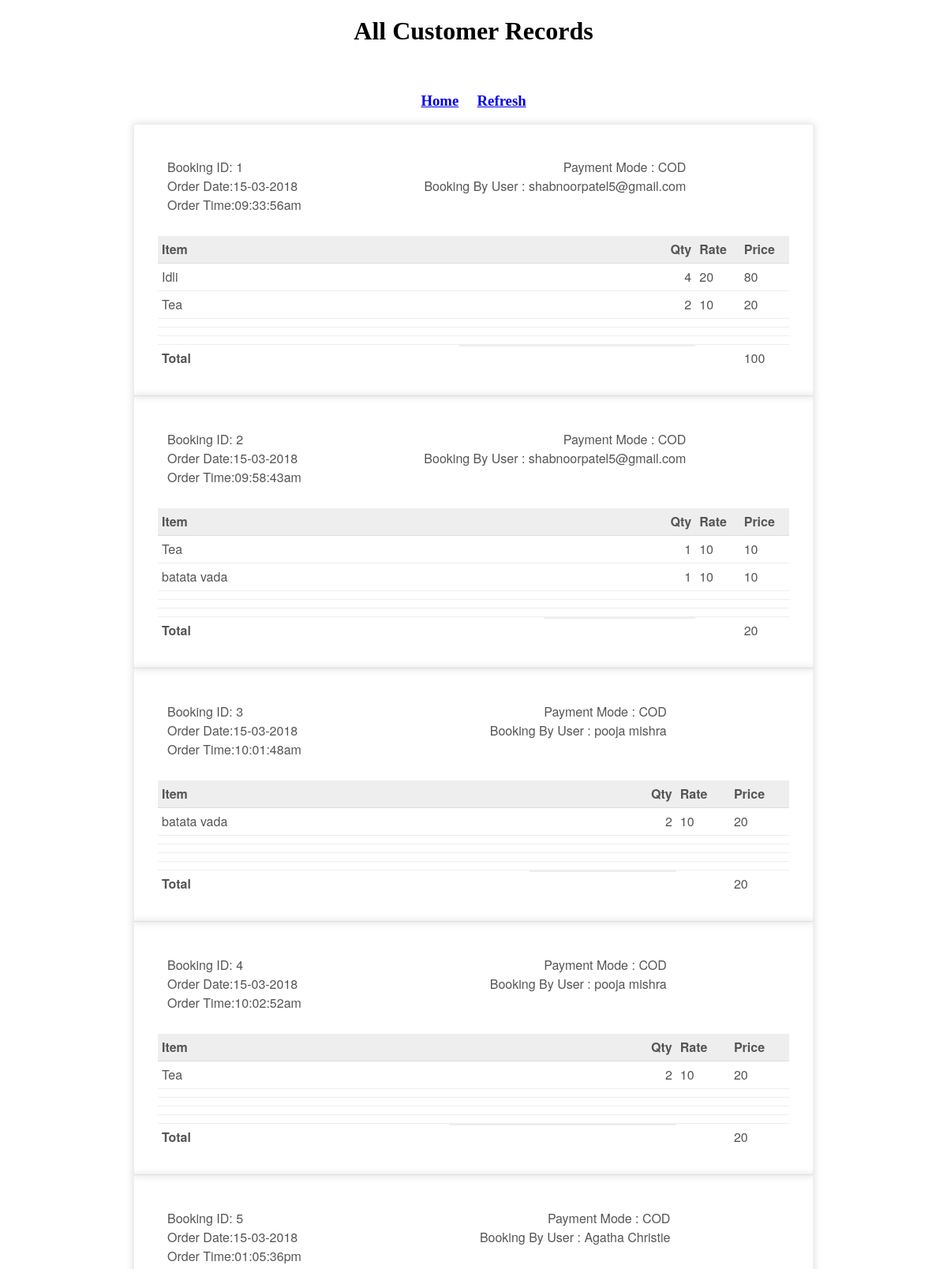
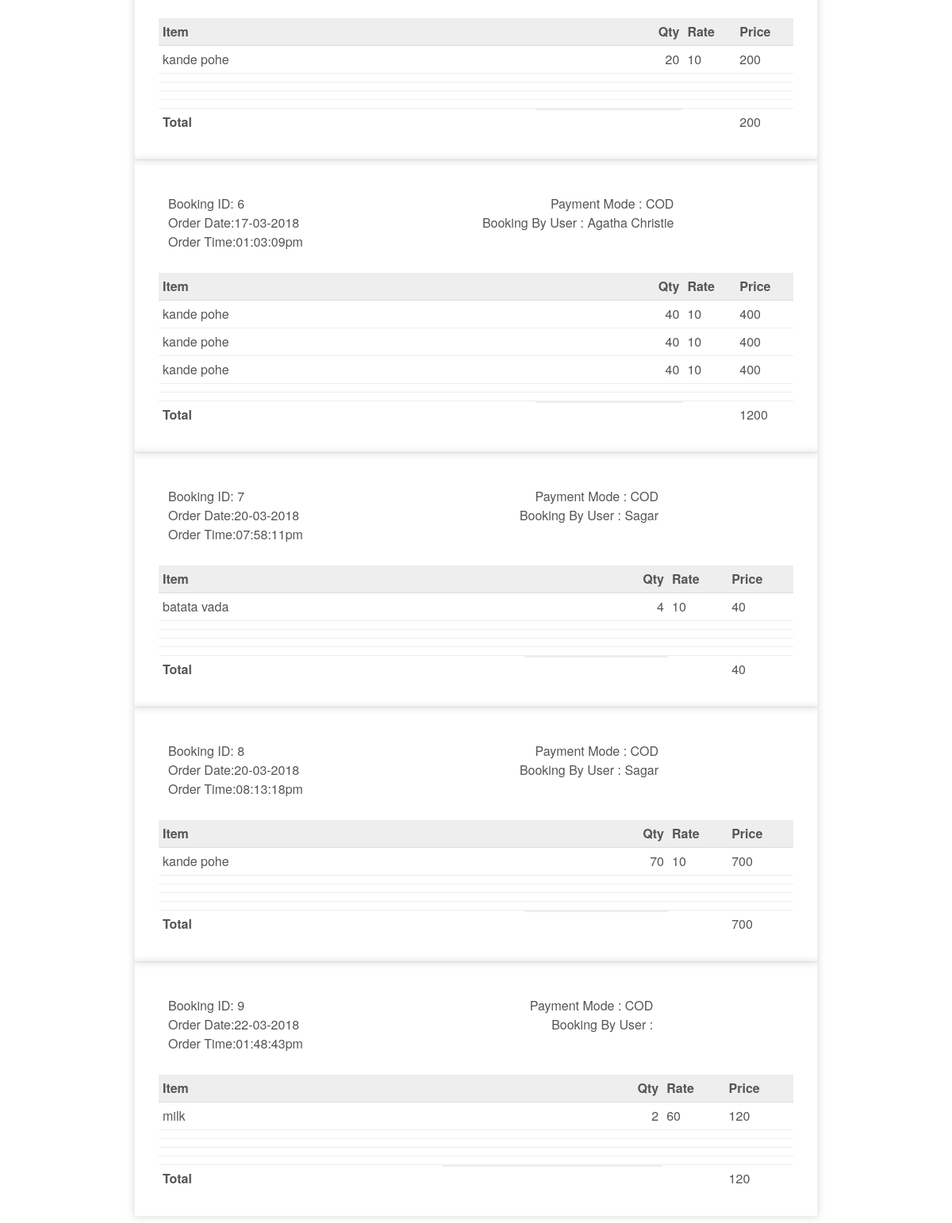
The page /reports.php (signed in) on the database its author committed (2 pictures, top to bottom).
### tables this page shows
CREATE TABLE IF NOT EXISTS `booking` (
  `status` varchar(100) NOT NULL DEFAULT 'order placed',
  `fn1` varchar(100) NOT NULL,
  `fn2` varchar(100) NOT NULL,
  `fn3` varchar(100) NOT NULL,
  `fn4` varchar(100) NOT NULL,
  `fn5` varchar(100) NOT NULL,
  `qt1` varchar(100) NOT NULL,
  `qt2` varchar(100) NOT NULL,
  `qt3` varchar(100) NOT NULL,
  `qt4` varchar(100) NOT NULL,
  `qt5` varchar(100) NOT NULL,
  `am1` varchar(100) NOT NULL,
  `am2` varchar(100) NOT NULL,
  `am3` varchar(100) NOT NULL,
  `am4` varchar(100) NOT NULL,
  `am5` varchar(100) NOT NULL,
  `rt1` varchar(100) NOT NULL,
  `rt2` varchar(100) NOT NULL,
  `rt3` varchar(100) NOT NULL,
  `rt4` varchar(100) NOT NULL,
  `rt5` varchar(100) NOT NULL,
  `total` varchar(100) NOT NULL,
  `pay` varchar(100) NOT NULL,
  `uid` varchar(100) NOT NULL,
  `date` varchar(100) NOT NULL,
  `time` varchar(100) NOT NULL,
  `bid` int(100) NOT NULL AUTO_INCREMENT,
  PRIMARY KEY (`bid`),
  KEY `uid` (`uid`)
);

### reports.php (the view, shortened to what this page needs)
<?php
if (isset($_SESSION['admin_loggedin']) && $_SESSION['admin_loggedin'] == true) {
    ?>
<!doctype html>
<html>
<head>
</head>
<body>
<center><h1>All Customer Records</h1> <br>
<h3><a href="admin_home.php">Home</a> &nbsp;&nbsp;&nbsp; <a href="reports.php">Refresh</a>
 </center>
    <?php
    include('db/dbh.php') ;
					  $sql="SELECT * FROM booking";
					  $res=mysqli_query($conn,$sql);
					  while($row=mysqli_fetch_assoc($res)){
                        ?>
    <div class="invoice-box">
        <table cellpadding="0" cellspacing="0">
            <tr class="top">
                <td colspan="2">
                    <table>
                        <tr>
                            <td>
                                Booking ID: <?php echo $row["bid"]; ?><br>
                               Order Date:<?php echo $row["date"]; ?><br>
                               Order Time:<?php echo $row["time"]; ?>
                            </td>
                            <td>
                                Payment Mode : <?php echo $row["pay"]; ?><br>
                                 Booking By User : <?php echo $row["uid"]; ?>
                            </td>
                        </tr>
                    </table>
                </td>
            </tr>
            <tr class="heading">
                <td>
                    Item
                </td>
                <td>
                    Qty
                </td>
                <td>
                    Rate
                </td>
                <td>
                    Price
                </td>
            </tr>
            <tr class="item">
                <td>
                   <?php echo $row["fn1"]; ?>
                </td>
                <td>
                    <?php echo $row["qt1"]; ?>
                </td>
                <td>
                    <?php echo $row["rt1"]; ?>
                </td>
                <td>
                    <?php echo $row["am1"]; ?>
                </td>
            </tr>
            <tr class="item">
                <td>
                   <?php echo $row["fn2"]; ?>
                </td>
                <td>
                    <?php echo $row["qt2"]; ?>
                </td>
                <td>
                    <?php echo $row["rt2"]; ?>
                </td>
                <td>
                    <?php echo $row["am2"]; ?>
                </td>
            </tr>
            <tr class="item">
                <td>
                   <?php echo $row["fn3"]; ?>
                </td>
                <td>
                    <?php echo $row["qt3"]; ?>
                </td>
                <td>
                    <?php echo $row["rt3"]; ?>
                </td>
                <td>
                    <?php echo $row["am3"]; ?>
                </td>
            </tr>
            <tr class="item">
                <td>
                </td>
                <td>
                </td>
                <td>
                </td>
                <td>
                </td>
            </tr>
            <tr class="item">
                <td>
                </td>
                <td>
                </td>
                <td>
                </td>
                <td>
                </td>
            </tr>
            <tr class="total">
                <td><b>Total</b>
                </td><td>
                </td><td>
                </td>
                <td>
                <?php echo $row["total"]; ?>
                </td>
            </tr>
        </table>
    </div>
<?php
}
?>
</body>
</html>
<?php
}
?>

### reports.php (style rules this page uses)
.invoice-box { max-width:800px; margin:auto; padding:30px; border:1px solid #eee; box-shadow:0 0 10px rgba(0, 0, 0, .15); font-size:16px; line-height:24px; font-family:'Helvetica Neue', 'Helvetica', Helvetica, Arial, sans-serif; color:#555; }
.invoice-box table { width:100%; line-height:inherit; text-align:left; }
.invoice-box table td { padding:5px; vertical-align:top; }
.invoice-box table tr td:nth-child(2) { text-align:right; }
.invoice-box table tr.top table td { padding-bottom:20px; }
.invoice-box table tr.heading td { background:#eee; border-bottom:1px solid #ddd; font-weight:bold; }
.invoice-box table tr.item td { border-bottom:1px solid #eee; }
.invoice-box table tr.total td:nth-child(2) { border-top:2px solid #eee; font-weight:bold; }

### rows shown on the page
booking: bid "1", date "15-03-2018", time "09:33:56am", pay "COD", uid "shabnoorpatel5@gmail.com", fn1 "Idli", qt1 "4", rt1 "20", am1 "80", fn2 "Tea", qt2 "2", rt2 "10", am2 "20", total "100"
booking: bid "2", date "15-03-2018", time "09:58:43am", pay "COD", uid "shabnoorpatel5@gmail.com", fn1 "Tea", qt1 "1", rt1 "10", am1 "10", fn2 "batata vada", qt2 "1", rt2 "10", am2 "10", total "20"
booking: bid "3", date "15-03-2018", time "10:01:48am", pay "COD", uid "pooja mishra", fn1 "batata vada", qt1 "2", rt1 "10", am1 "20", total "20"
booking: bid "4", date "15-03-2018", time "10:02:52am", pay "COD", uid "pooja mishra", fn1 "Tea", qt1 "2", rt1 "10", am1 "20", total "20"
booking: bid "5", date "15-03-2018", time "01:05:36pm", pay "COD", uid "Agatha Christie", fn1 "kande pohe", qt1 "20", rt1 "10", am1 "200", total "200"
booking: bid "6", date "17-03-2018", time "01:03:09pm", pay "COD", uid "Agatha Christie", fn1 "kande pohe", qt1 "40", rt1 "10", am1 "400", fn2 "kande pohe", qt2 "40", rt2 "10", am2 "400", fn3 "kande pohe", qt3 "40", rt3 "10", am3 "400", total "1200"
booking: bid "7", date "20-03-2018", time "07:58:11pm", pay "COD", uid "Sagar", fn1 "batata vada", qt1 "4", rt1 "10", am1 "40", total "40"
booking: bid "8", date "20-03-2018", time "08:13:18pm", pay "COD", uid "Sagar", fn1 "kande pohe", qt1 "70", rt1 "10", am1 "700", total "700"
booking: bid "9", date "22-03-2018", time "01:48:43pm", pay "COD", fn1 "milk", qt1 "2", rt1 "60", am1 "120", total "120"
